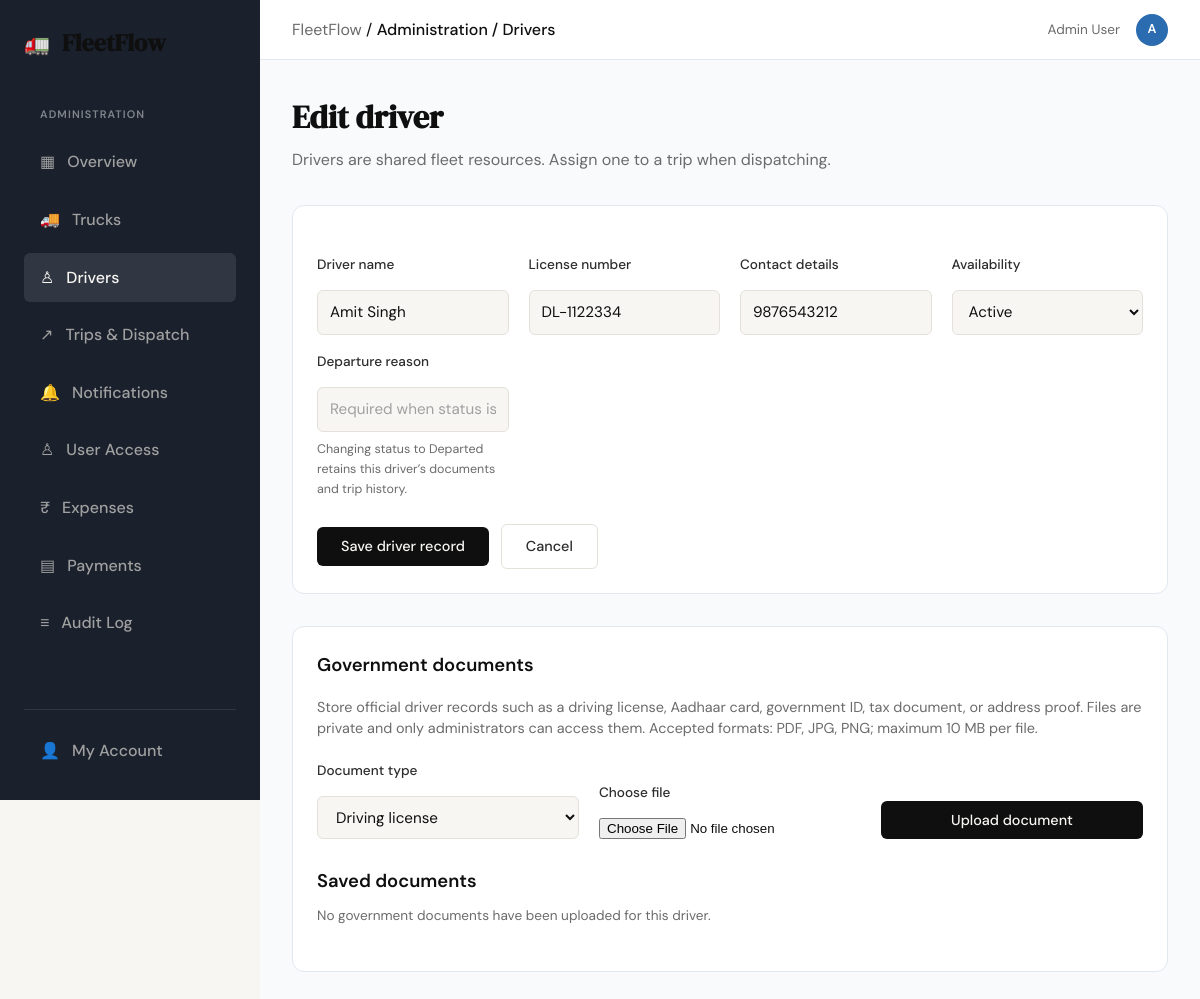
The app's page /drivers/3/edit (signed in), older data.
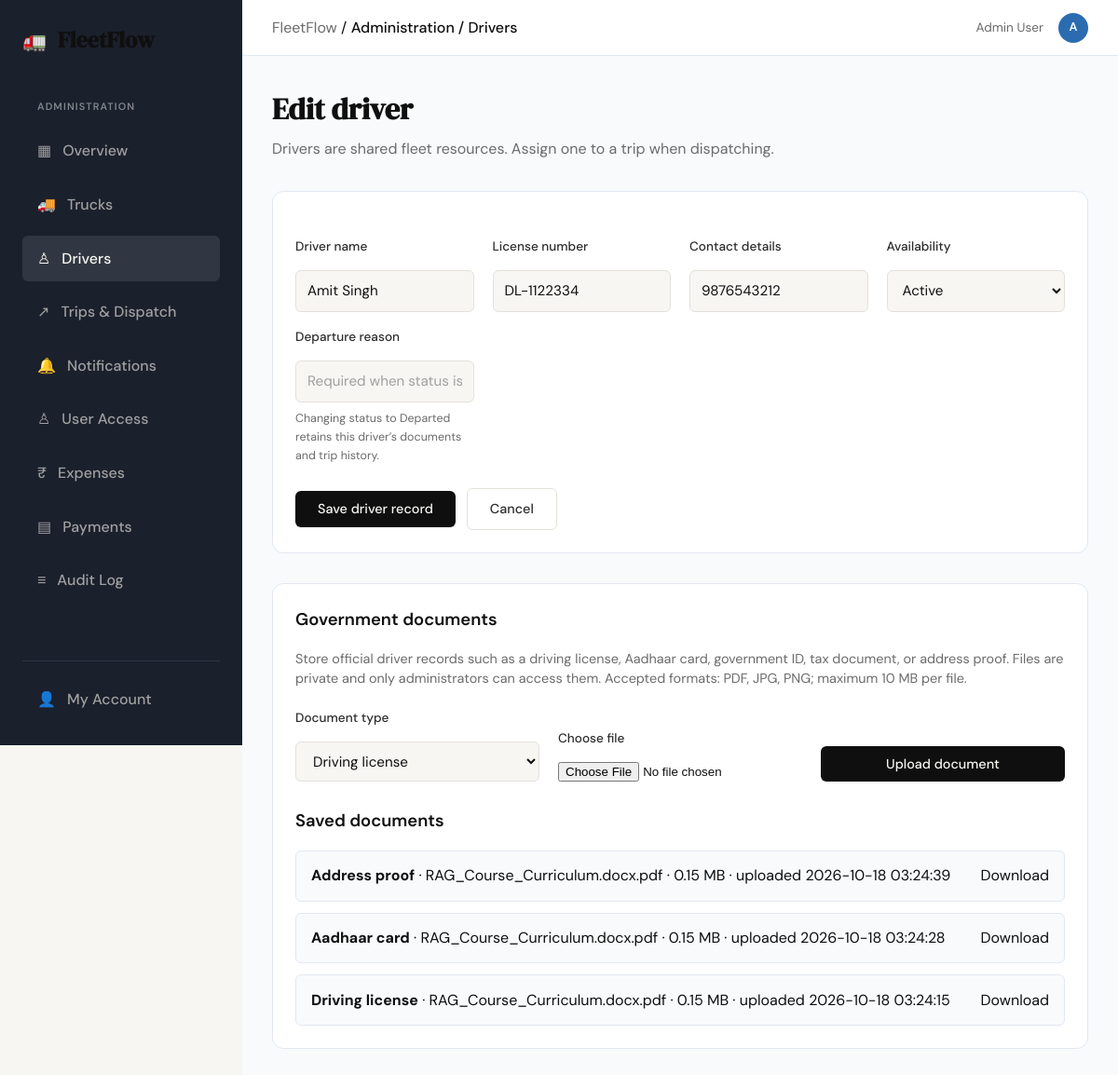
The same page, newer data.
### tables this page shows
CREATE TABLE driver_documents (
                document_id INTEGER PRIMARY KEY AUTOINCREMENT,
                driver_id INTEGER NOT NULL,
                document_type TEXT NOT NULL,
                original_name TEXT NOT NULL,
                storage_name TEXT NOT NULL UNIQUE,
                file_size INTEGER NOT NULL,
                uploaded_by INTEGER,
                uploaded_at DATETIME NOT NULL DEFAULT CURRENT_TIMESTAMP,
                FOREIGN KEY (driver_id) REFERENCES drivers(driver_id) ON DELETE CASCADE,
                FOREIGN KEY (uploaded_by) REFERENCES users(user_id)
            );

### app.py (the view, shortened to what this page needs)
@app.route("/drivers/<int:id>/edit", methods=["GET", "POST"])
@admin_required
def edit_driver(id):
    session.setdefault("csrf_token", secrets.token_urlsafe(32))
    conn = get_db()
    driver = conn.execute(
        "SELECT driver_id, name, license_number, contact_info, status, "
        "is_terminated, terminated_at, termination_reason "
        "FROM drivers WHERE driver_id = ?",
        (id,)
    ).fetchone()
    if not driver:
        conn.close()
        return "Driver not found.", 404
    documents = conn.execute(
        "SELECT document_id, document_type, original_name, file_size, uploaded_at "
        "FROM driver_documents WHERE driver_id = ? "
        "ORDER BY uploaded_at DESC, document_id DESC",
        (id,)
    ).fetchall()
    conn.close()
    return render_template(
        "driver_form.html",
        driver=driver,
        documents=documents,
        csrf_token=session["csrf_token"],
        block_content="dashboard"
    )

### app.py (called while the page is built, shortened)
def _record_owner_filter(alias, owner_column="owner_user_id"):
    if session.get("email", "").lower() == SUPER_ADMIN_EMAIL.lower():
        return "1 = 1", []

@app.context_processor
def inject_admin_notification_count():
    if not (session.get("is_admin") or session.get("role") == "Admin"):
        return {"admin_notification_count": 0}
    conn = get_db()
    try:
        counts = _count_admin_notifications(conn)
    finally:
        conn.close()
    return {"admin_notification_count": sum(counts.values())}

### controller/access_controller.py (called while the page is built)
    def is_authorized(self, user_id):
        user = self.db.execute(
            "SELECT is_approved, is_rejected, is_terminated FROM users WHERE user_id = ?",
            (user_id,)
        ).fetchone()
        return (
            user
            and user['is_approved'] == 1
            and not user['is_rejected']
            and not user['is_terminated']
        )

    def is_admin(self, user_id):
        user = self.db.execute("SELECT role FROM users WHERE user_id = ?", (user_id,)).fetchone()
        return user and user['role'] == 'Admin'

### templates/driver_form.html (shortened to what the changed rows need)
{% extends "base.html" %}
{% block content_dashboard %}
<div class="dashboard-page">
    <div class="panel-header">
        <div>
            <h1 class="dashboard-title">{{ 'Add driver' if not driver else 'Edit driver' }}</h1>
        </div>
    </div>
    {% if driver %}
    <section class="dispatch-panel driver-documents-panel">
        <h2 class="admin-section-title">Government documents</h2>
        <p class="financial-definition">Store official driver records such as a driving license, Aadhaar card, government ID, tax document, or address proof. Files are private and only administrators can access them. Accepted formats: PDF, JPG, PNG; maximum 10 MB per file.</p>
        <form action="{{ url_for('upload_driver_document', id=driver.driver_id) }}" method="POST" enctype="multipart/form-data" class="driver-document-form">
            <div class="form-group">
            </div>
            <div class="form-group">
            </div>
            <button type="submit" class="btn-primary">Upload document</button>
        </form>
        <h3 class="admin-section-title">Saved documents</h3>
        {% if documents %}
        <ul class="driver-document-list">
            {% for document in documents %}
            <li>
                <span><strong>{{ document.document_type }}</strong> · {{ document.original_name }} · {{ (document.file_size / 1048576)|round(2) }} MB · uploaded {{ document.uploaded_at }}</span>
                <a href="{{ url_for('download_driver_document', document_id=document.document_id) }}">Download</a>
            </li>
            {% endfor %}
        </ul>
        {% else %}
        <p class="account-help">No government documents have been uploaded for this driver.</p>
        {% endif %}
    </section>
    {% endif %}
</div>
{% endblock %}

Row changes from the older to the newer data that the page shows:
added driver_documents: document_type "Address proof", original_name "RAG_Course_Curriculum.docx.pdf", (document.file_size/1048576)|round(2) "0.15", uploaded_at "2026-10-18 03:24:39"
added driver_documents: document_type "Aadhaar card", original_name "RAG_Course_Curriculum.docx.pdf", (document.file_size/1048576)|round(2) "0.15", uploaded_at "2026-10-18 03:24:28"
added driver_documents: document_type "Driving license", original_name "RAG_Course_Curriculum.docx.pdf", (document.file_size/1048576)|round(2) "0.15", uploaded_at "2026-10-18 03:24:15"
Text that changed along with them:
text no longer shown: "No government documents have been uploaded for this driver."
